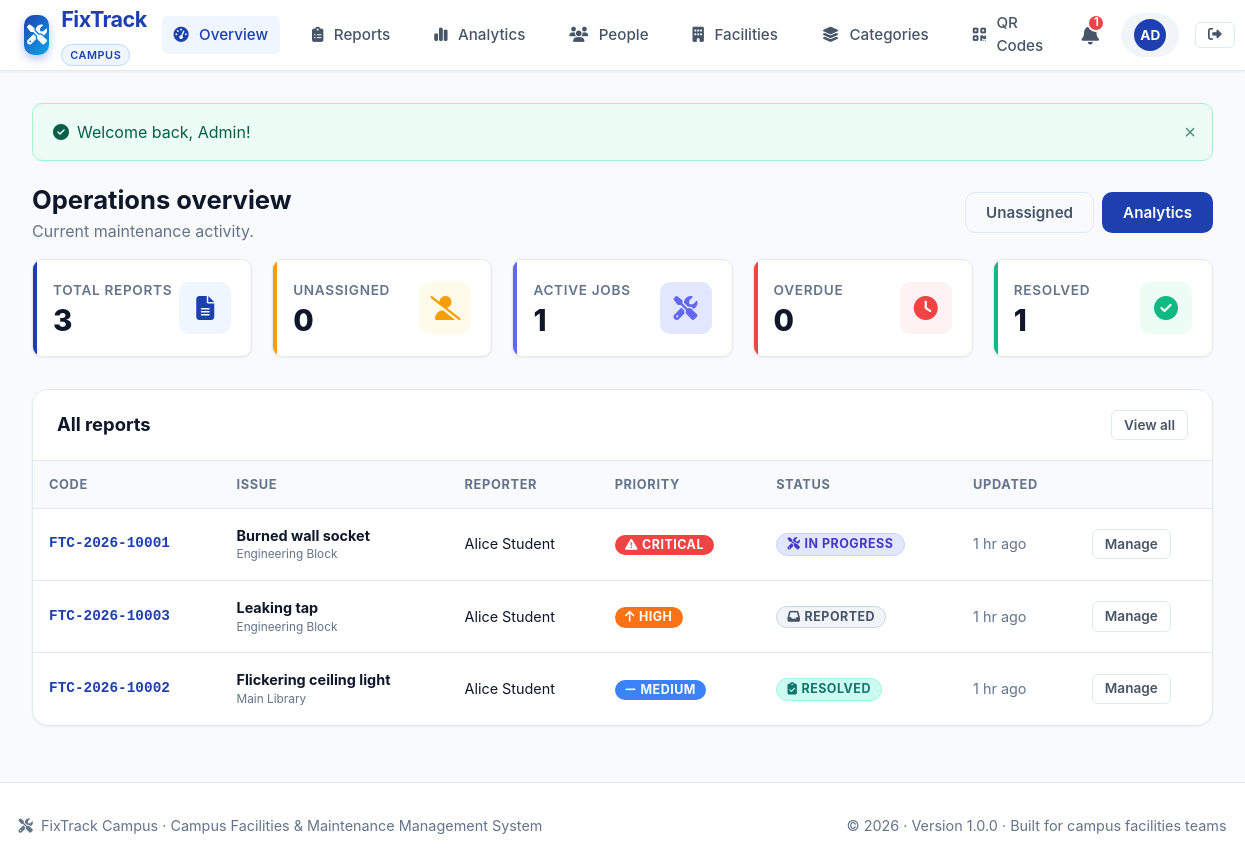
Page /admin/dashboard.php (signed in) on the committed database.
### tables this page shows
CREATE TABLE reports (
    id INT AUTO_INCREMENT PRIMARY KEY,
    tracking_code VARCHAR(30) NOT NULL UNIQUE,
    student_id INT NOT NULL,
    category_id INT NOT NULL,
    facility_id INT NOT NULL,
    room_number VARCHAR(100) NOT NULL,
    title VARCHAR(200) NOT NULL,
    description TEXT NOT NULL,
    priority ENUM('low', 'medium', 'high', 'critical') NOT NULL DEFAULT 'medium',
    status ENUM('REPORTED', 'UNDER REVIEW', 'APPROVED', 'ASSIGNED', 'IN PROGRESS',
                'RESOLVED', 'VERIFIED', 'CLOSED', 'REJECTED') NOT NULL DEFAULT 'REPORTED',
    deadline DATETIME NULL,
    rejection_reason TEXT NULL,
    resolved_at DATETIME NULL,
    verified_at DATETIME NULL,
    closed_at DATETIME NULL,
    created_at DATETIME NOT NULL DEFAULT CURRENT_TIMESTAMP,
    updated_at DATETIME NOT NULL DEFAULT CURRENT_TIMESTAMP ON UPDATE CURRENT_TIMESTAMP,
    CONSTRAINT fk_report_student FOREIGN KEY (student_id) REFERENCES users(id) ON DELETE CASCADE,
    CONSTRAINT fk_report_category FOREIGN KEY (category_id) REFERENCES categories(id) ON DELETE RESTRICT,
    CONSTRAINT fk_report_facility FOREIGN KEY (facility_id) REFERENCES facilities(id) ON DELETE RESTRICT,
    INDEX idx_report_tracking (tracking_code),
    INDEX idx_report_status (status),
    INDEX idx_report_priority (priority)
);

CREATE TABLE facilities (
    id INT AUTO_INCREMENT PRIMARY KEY,
    name VARCHAR(150) NOT NULL,
    building_code VARCHAR(30) NOT NULL UNIQUE,
    campus_zone VARCHAR(100) NOT NULL,
    description TEXT NULL,
    total_floors INT DEFAULT 1,
    is_active TINYINT(1) NOT NULL DEFAULT 1,
    created_at DATETIME NOT NULL DEFAULT CURRENT_TIMESTAMP
);

CREATE TABLE users (
    id INT AUTO_INCREMENT PRIMARY KEY,
    full_name VARCHAR(100) NOT NULL,
    email VARCHAR(150) NOT NULL UNIQUE,
    password_hash VARCHAR(255) NOT NULL,
    role ENUM('student', 'admin', 'technician') NOT NULL DEFAULT 'student',
    phone VARCHAR(30) NULL,
    identifier VARCHAR(50) NULL,
    specialization VARCHAR(100) NULL,
    is_active TINYINT(1) NOT NULL DEFAULT 1,
    created_at DATETIME NOT NULL DEFAULT CURRENT_TIMESTAMP,
    updated_at DATETIME NOT NULL DEFAULT CURRENT_TIMESTAMP ON UPDATE CURRENT_TIMESTAMP,
    INDEX idx_user_role (role)
);

### admin/dashboard.php (the view, shortened to what this page needs)
<?php
require_once __DIR__ . '/../includes/functions.php';
$pdo = get_db();
$total      = (int)$pdo->query("SELECT COUNT(*) FROM reports")->fetchColumn();
$unassigned = (int)$pdo->query("SELECT COUNT(*) FROM reports r WHERE r.status='APPROVED' AND NOT EXISTS (SELECT 1 FROM assignments a WHERE a.report_id=r.id AND a.status<>'reassigned')")->fetchColumn();
$active     = (int)$pdo->query("SELECT COUNT(*) FROM reports WHERE status IN ('ASSIGNED','IN PROGRESS')")->fetchColumn();
$overdue    = (int)$pdo->query("SELECT COUNT(*) FROM reports WHERE deadline<NOW() AND status NOT IN ('RESOLVED','VERIFIED','CLOSED','REJECTED')")->fetchColumn();
$resolved   = (int)$pdo->query("SELECT COUNT(*) FROM reports WHERE status IN ('RESOLVED','VERIFIED','CLOSED')")->fetchColumn();
$reports = $pdo->query("
    SELECT r.*, c.name AS category_name, f.name AS facility_name, u.full_name AS reporter
    FROM reports r JOIN categories c ON c.id=r.category_id
    JOIN facilities f ON f.id=r.facility_id JOIN users u ON u.id=r.student_id
    ORDER BY r.updated_at DESC LIMIT 10
")->fetchAll();
include __DIR__ . '/../includes/header.php';
?>
<div class="d-flex justify-between align-center mb-4" style="flex-wrap:wrap;gap:1rem">
    <div><h1 style="font-size:1.6rem">Operations overview</h1><p class="text-muted">Current maintenance activity.</p></div>
    <div class="d-flex gap-2">
        <a href="<?= e(url('admin/reports.php?status=APPROVED')) ?>" class="btn btn-outline">Unassigned</a>
        <a href="<?= e(url('admin/analytics.php')) ?>" class="btn btn-primary">Analytics</a>
    </div>
</div>
<div class="stats-grid">
    <div class="stat-card blue"><div class="stat-info"><div class="stat-label">Total reports</div><div class="stat-value"><?= (int)$total ?></div></div><div class="stat-icon"><i class="fas fa-file-lines"></i></div></div>
    <div class="stat-card orange"><div class="stat-info"><div class="stat-label">Unassigned</div><div class="stat-value"><?= (int)$unassigned ?></div></div><div class="stat-icon"><i class="fas fa-user-slash"></i></div></div>
    <div class="stat-card indigo"><div class="stat-info"><div class="stat-label">Active jobs</div><div class="stat-value"><?= (int)$active ?></div></div><div class="stat-icon"><i class="fas fa-screwdriver-wrench"></i></div></div>
    <div class="stat-card red"><div class="stat-info"><div class="stat-label">Overdue</div><div class="stat-value"><?= (int)$overdue ?></div></div><div class="stat-icon"><i class="fas fa-clock"></i></div></div>
    <div class="stat-card green"><div class="stat-info"><div class="stat-label">Resolved</div><div class="stat-value"><?= (int)$resolved ?></div></div><div class="stat-icon"><i class="fas fa-circle-check"></i></div></div>
</div>
<div class="card">
    <div class="card-header d-flex justify-between align-center"><h2 class="card-title">All reports</h2><a class="btn btn-outline btn-sm" href="<?= e(url('admin/reports.php')) ?>">View all</a></div>
    <div class="card-body p-0"><div class="table-responsive"><table class="table">
        <thead><tr><th>Code</th><th>Issue</th><th>Reporter</th><th>Priority</th><th>Status</th><th>Updated</th><th></th></tr></thead><tbody>
        <?php foreach ($reports as $r): ?><tr>
            <td class="tracking-code"><?= e($r['tracking_code']) ?></td>
            <td><strong><?= e($r['title']) ?></strong><div class="x-small text-muted"><?= e($r['facility_name']) ?></div></td>
            <td class="small"><?= e($r['reporter']) ?></td>
            <td><?= format_priority_badge($r['priority']) ?></td>
            <td><?= format_status_badge($r['status']) ?></td>
            <td class="small text-muted nowrap"><?= e(time_ago($r['updated_at'])) ?></td>
            <td><a class="btn btn-outline btn-sm" href="<?= e(url('admin/report-view.php?id=' . (int)$r['id'])) ?>">Manage</a></td>
        </tr><?php endforeach; ?>
        </tbody></table></div></div>
</div>
<?php include __DIR__ . '/../includes/footer.php'; ?>

### includes/functions.php (shortened to what this page needs)
<?php
function url(string $path = ''): string {
    return rtrim(BASE_URL, '/') . '/' . ltrim($path, '/');
}
function e(?string $value): string {
    return htmlspecialchars((string)($value ?? ''), ENT_QUOTES, 'UTF-8');
}
function format_status_badge(string $status): string {
    $colorClass = 'badge-secondary';
    $icon = 'info-circle';
    switch (strtoupper($status)) {
        case STATUS_REPORTED:
            $colorClass = 'badge-status-reported';
            $icon = 'inbox';
            break;
        case STATUS_IN_PROGRESS:
            $colorClass = 'badge-status-inprogress';
            $icon = 'tools';
            break;
        case STATUS_RESOLVED:
            $colorClass = 'badge-status-resolved';
            $icon = 'clipboard-check';
            break;
    }
    return '<span class="badge ' . $colorClass . '"><i class="fas fa-' . $icon . ' mr-1"></i> ' . e($status) . '</span>';
}
function format_priority_badge(string $priority): string {
    $p = strtolower($priority);
    $colorClass = 'badge-secondary';
    $icon = 'flag';
    switch ($p) {
        case 'critical':
            $colorClass = 'badge-priority-critical';
            $icon = 'exclamation-triangle';
            break;
        case 'high':
            $colorClass = 'badge-priority-high';
            $icon = 'arrow-up';
            break;
        case 'medium':
            $colorClass = 'badge-priority-medium';
            $icon = 'minus';
            break;
    }
    return '<span class="badge ' . $colorClass . '"><i class="fas fa-' . $icon . ' mr-1"></i> ' . ucfirst(e($priority)) . '</span>';
}
function time_ago(?string $datetime): string {
    $time = strtotime($datetime);
    $diff = time() - $time;
    if ($diff < 86400) {
        $h = floor($diff / 3600);
        return $h . ($h == 1 ? ' hr ago' : ' hrs ago');
    }
    return date('M j, Y', $time);
}
function get_flash(string $type): ?string {
    $key = 'flash_' . $type;
    if (isset($_SESSION[$key])) {
        $msg = $_SESSION[$key];
        return $msg;
    }
    return null;
}
function render_flash_messages(): string {
    $html = '';
    $types = ['success' => 'check-circle', 'error' => 'exclamation-circle', 'warning' => 'exclamation-triangle', 'info' => 'info-circle'];
    foreach ($types as $type => $icon) {
        $msg = get_flash($type);
        if ($msg) {
            $alertClass = ($type === 'error') ? 'alert-danger' : 'alert-' . $type;
            $html .= '<div class="alert ' . $alertClass . ' alert-dismissible fade show" role="alert">
                <i class="fas fa-' . $icon . ' mr-2"></i> ' . e($msg) . '
                <button type="button" class="close-btn" onclick="this.parentElement.remove()" aria-label="Close">&times;</button>
            </div>';
        }
    }
    return $html;
}

### assets/css/pages.css (style rules this page uses)
.tracking-code { font-family: ui-monospace, Menlo, monospace; font-size: .85rem; font-weight: 700; color: var(--primary); white-space: nowrap; }
.small { font-size: .82rem; }
.x-small { font-size: .74rem; }
.nowrap { white-space: nowrap; }

### rows in the picture
reports: tracking_code "FTC-2026-10001", title "Burned wall socket", facility.name "Engineering Block", student.full_name "Alice Student", priority "CRITICAL", status "IN PROGRESS", updated_at "1 hr ago"
reports: tracking_code "FTC-2026-10003", title "Leaking tap", facility.name "Engineering Block", student.full_name "Alice Student", priority "HIGH", status "REPORTED", updated_at "1 hr ago"
reports: tracking_code "FTC-2026-10002", title "Flickering ceiling light", facility.name "Main Library", student.full_name "Alice Student", priority "MEDIUM", status "RESOLVED", updated_at "1 hr ago"

### other values in the picture
$link[0] "Overview"
$link[0] "Reports"
$link[0] "Analytics"
$link[0] "People"
$link[0] "Facilities"
$link[0] "Categories"
$link[0] "QR Codes"
$unread "1"
mb_substr($user['name'], 0, 2) "AD"
$msg "Welcome back, Admin!"
$total "3"
$unassigned "0"
$active "1"
$overdue "0"
$resolved "1"
